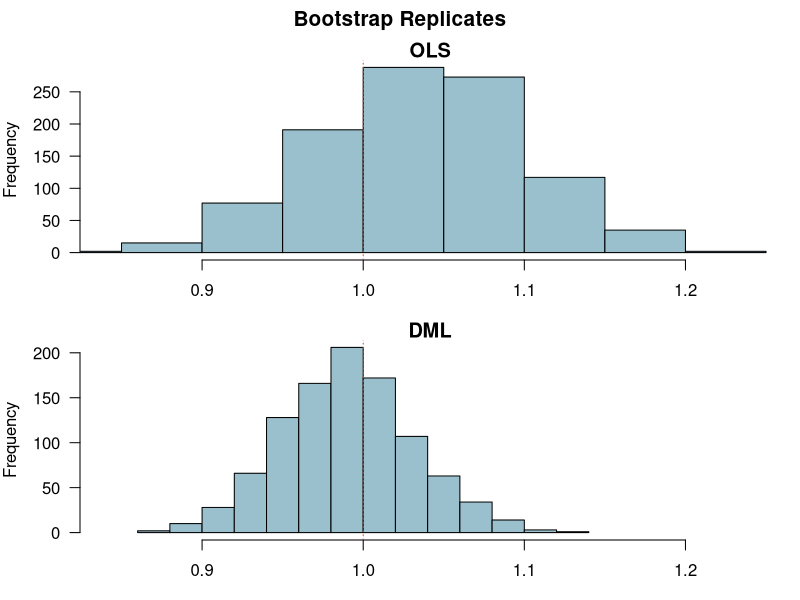

Here is the R script that generated this plot:
#   SGIA40F15 Causal Inference
#       Seminar 2
#           Doubly Robust Estimation
#   Juraj Medzihorsky
#   2024-01-25

#   https://matheusfacure.github.io/python-causality-handbook/12-Doubly-Robust-Estimation.html

rm(list=ls())

#   a helper function to tranform a variable from 
#   [0,1] to (0,1), this is just for the simulation
foo <- function(x, adj=1e-3) adj + x*(1-2*adj)
foo(c(0,1))

#   simulate the data
N <- 1e3
set.seed(1969)
x <- runif(N, -2, 2)
a0 <- runif(N, -5, 5)
a1 <- runif(N, -5, 5)
y0_ <- x + a0
y1_ <- x + a1
#   potential outcomes
y0 <- qnorm(ecdf(y0_)(y0_) |> foo(), 0, 1) |> scale()
y1 <- qnorm(ecdf(y1_)(y1_) |> foo(), 1, 1) |> scale() + 1
#   individual treatment effects
tau <- y1 - y0
#   D depends on A0 and is thus associated with Y(0)
p <- plogis(a0, 0, 1)
d <- sapply(p, function(i) rbinom(1,1,i))
#   observed outcomes
y <- ifelse(d%in%0, y0, y1)
#   bind into a data frame for easier manipulation
dat <- data.frame(y,d,x,a0,a1)

#   first let's get the propensity scores
dat$ps <- glm(d ~ 1 + x + a0 + a1, data=dat,
              family=binomial('logit')) |> fitted('response')

#   now we need to fit two models, 
#   regressing Y on everything_but_D
#   separately in D=0 and D=1

mod_0 <- lm(y ~ 1 + x + a0 + a1, data=dat, subset=d%in%0)
mod_1 <- lm(y ~ 1 + x + a0 + a1, data=dat, subset=d%in%1)

#   compare the coefs
data.frame('M0'=coef(mod_0), 'M1'=coef(mod_1)) |> round(2)
#   informally, the difference between the intercepts
#   is one of the things that will go into the DRE ATE hat

#   and we use those models to predict Y(1) and Y(0)
#   for every unit
dat$mu0 <- mod_0 |> predict(newdata=dat)
dat$mu1 <- mod_1 |> predict(newdata=dat)

#   we will also take the residuals and scale them
#   with IPWs, giving more weight to residuals
#   of units whose D_i is more "surprising" give their
#   PS
#   we can see that the mean weigthed residuals are not 0
dat |> subset(d%in%1) |> with((y-mu1)/ps) |> summary() |> round(2)
dat |> subset(d%in%0) |> with((y-mu0)/(1-ps)) |> summary() |> round(2)



#   E[] Y(1) and Y(0)
E_Y1 <- with(dat, sum(d*(y-mu1)/ps + mu1))*(1/N)
E_Y0 <- with(dat, sum((1-d)*(y-mu0)/(1-ps) + mu0))*(1/N)
#   ATE hat
E_Y1 - E_Y0
#   not bad, compare
lm(y ~ 1 + d + x + a0 + a1, data=dat) |> coef() |> {\(x) x[2]}()


#   we could think of the following as the imputed POs
imp_y1 <- with(dat, d*(y-mu1)/ps + mu1)
imp_y0 <- with(dat, (1-d)*(y-mu0)/(1-ps) + mu0)

#   not bad, not great
cor(y1, imp_y1)
cor(y0, imp_y0)

ks.test(imp_y1, imp_y0, simulate.p.value=T)

#   as usual, let's try a simulation


onerun <-
    function(N=1e3)
    {
        x <- runif(N, -2, 2)
        a0 <- runif(N, -5, 5)
        a1 <- runif(N, -5, 5)
        y0_ <- x + a0
        y1_ <- x + a1
        y0 <- qnorm(ecdf(y0_)(y0_) |> foo(), 0, 1) |> scale()
        y1 <- qnorm(ecdf(y1_)(y1_) |> foo(), 1, 1) |> scale() + 1
        p <- plogis(a0, 0, 1)
        d <- sapply(p, function(i) rbinom(1,1,i))
        y <- ifelse(d%in%0, y0, y1)
        dat <- data.frame(y,d,x,a0,a1)
        dat$ps <- glm(d ~ 1 + x + a0 + a1, data=dat,
                      family=binomial('logit')) |> fitted('response')
        dat$mu0 <- lm(y ~ 1 + x + a0 + a1, data=dat, subset=d%in%0) |>
            predict(newdata=dat)
        dat$mu1 <- lm(y ~ 1 + x + a0 + a1, data=dat, subset=d%in%1) |>
            predict(newdata=dat)
        E_Y1 <- with(dat, sum(d*(y-mu1)/ps + mu1))*(1/N)
        E_Y0 <- with(dat, sum((1-d)*(y-mu0)/(1-ps) + mu0))*(1/N)
        dre <- E_Y1 - E_Y0
        ols <- coef(lm(y ~ 1 + d + x + a0 + a1, data=dat))['d']
        names(dre) <- names(ols) <- NULL
        return(c('ols'=ols, 'dre'=dre))
    }

onerun()

set.seed(1972)
b <- replicate(1e3, onerun()) |> t()

#   DRE is a bit less biased
colMeans(b-1) |> round(3)
#   and variant
apply(b, 2, sd) |> round(3)


#   but what about the SEs?
#   let's use a simple bootstrap as before

oneboot <-
    function(y_=y, d_=d, x_=x, a0_=a0, a1_=a1)
    {
        ii <- sample(1:length(y_), length(y_), replace=TRUE)
        y <- y_[ii]
        d <- d_[ii]
        x <- x_[ii]
        a0 <- a0_[ii]
        a1 <- a1_[ii]
        dat <- data.frame(y,d,x,a0,a1)
        dat$ps <- glm(d ~ 1 + x + a0 + a1, data=dat,
                      family=binomial('logit')) |> fitted('response')
        dat$mu0 <- lm(y ~ 1 + x + a0 + a1, data=dat, subset=d%in%0) |>
            predict(newdata=dat)
        dat$mu1 <- lm(y ~ 1 + x + a0 + a1, data=dat, subset=d%in%1) |>
            predict(newdata=dat)
        E_Y1 <- with(dat, sum(d*(y-mu1)/ps + mu1))*(1/N)
        E_Y0 <- with(dat, sum((1-d)*(y-mu0)/(1-ps) + mu0))*(1/N)
        dre <- E_Y1 - E_Y0
        ols <- coef(lm(y ~ 1 + d + x + a0 + a1, data=dat))['d']
        names(dre) <- names(ols) <- NULL
        return(c('ols'=ols, 'dre'=dre))
    }

oneboot()

set.seed(939)
system.time( B <- t(replicate(1e3, oneboot())) )

#   a bit different
colMeans(B) |> round(2)

#   DRE is a bit less variant too
apply(B, 2, sd) |> round(2)
apply(B, 2, quantile, c(0.025, 0.975)) |> t() |> round(2)

#   plot
par(mfrow=c(2,1), las=1, mar=c(3,4,1,1), oma=c(0,0,2,0))
xl <- range(as.vector(B))
hist(B[,1], col='lightblue3', main='OLS', xlim=xl)
abline(v=1, col='tomato3', lty=3)
hist(B[,2], col='lightblue3', main='DML', xlim=xl)
abline(v=1, col='tomato3', lty=3)
mtext('Bootstrap Replicates', outer=T, font=2, line=0.5, cex=1.25)


#   we can think of DRE as a kind of LEGO 
#   in which we can replace the parts
#   for example, we can replace all models with GAMs

library(mgcv)

#   first, let's clone the original data
dat2 <- data.frame(y,d,x,a0,a1)

dat2$ps <- gam(d ~ 1 + s(x) + s(a0) + s(a1), data=dat2,
               family=binomial('logit')) |> fitted('response')

M0 <- gam(y ~ 1 + s(x) + s(a0) + s(a1), data=dat2, subset=d%in%0)
M1 <- gam(y ~ 1 + s(x) + s(a0) + s(a1), data=dat2, subset=d%in%1)
dat2$mu0 <- M0 |> predict(newdata=dat2)
dat2$mu1 <- M1 |> predict(newdata=dat2)

E_Y1_ <- with(dat2, sum(d*(y-mu1)/ps + mu1))*(1/N)
E_Y0_ <- with(dat2, sum((1-d)*(y-mu0)/(1-ps) + mu0))*(1/N)
#   ATE hat
E_Y1_ - E_Y0_
#   compare
E_Y1 - E_Y0

#   in this single case it is worse
#   feel free to rerun the simulation on your own
#   to see if this holds more generally

#   SCRIPT END
